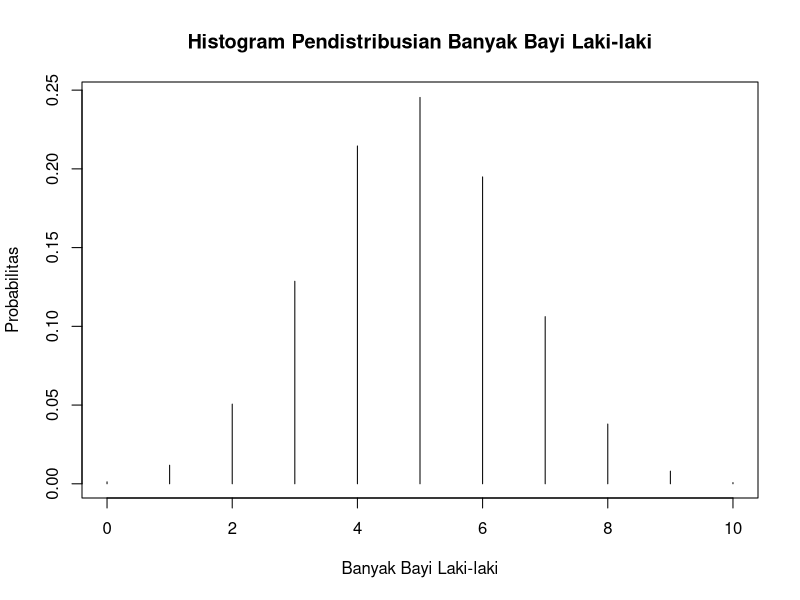

Here is the R script that generated this plot:
# Nama   : Dewangga Dika Darmawan
# NRP    : 5025211109
# Kelas  : Probabilitas dan Statistika (C)

# Nomor 1
# Percobaan = 10
# Probabilias = 0.488

# Poin 1A
# Distribusi : Binomial
# Karena diketahui hanya akan ada 2 kemungkinan hasil, yaitu bayi lahir berjenis kelamin
# laki-laki atau tidak laki-laki. Selain itu, terdapat percobaan lebih dari satu kejadian
# Rumus : P(X=k) = (10Ck) 0.488^k (1-0.488)^(10-k)

# Poin 1B
b <- 3
ans <- dbinom(x=b, size=10, prob=0.488)
ans

# Poin 1C
c <- 2
ans <- pbinom(q=c, size=10, prob=0.488, lower.tail=TRUE)
ans

# Poin 1D
d <- 3
ans <- pbinom(q=d, size=10, prob=0.488, lower.tail=FALSE)
ans

# Poin 1E
size <- 10
prob <- 0.488
nilai_harapan <- size * prob
nilai_harapan
simp_baku <- sqrt(size * prob * (1 - prob))
simp_baku

# Poin 1F
f <- 0:10
plot(f, dbinom(x=f, size=10, prob=0.488),
     type='h',
     main='Histogram Pendistribusian Banyak Bayi Laki-laki',
     xlab='Banyak Bayi Laki-laki',
     ylab='Probabilitas'
)